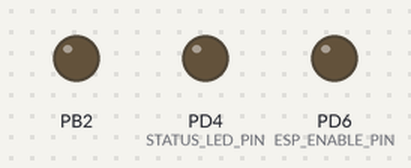
A program run on a simulated ATmega8, built with avr-gcc and emulated at 4 MHz. Parts: output pins drawn as LEDs (lit = HIGH). Pins used as bus, display or sensor lines are not drawn; what the program prints to the serial monitor is not drawn.

Above: at 0.1 s.
At 38.5 s:
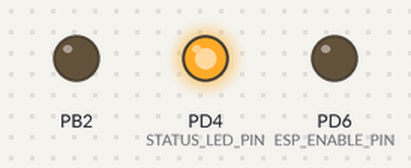
Timing chart, 0 to 40.0 s (numbered marks = the images above):
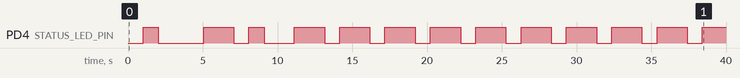

The program:

main.c
```c
/*
 * RWS AROBS.c
 *
 * Created: 7/10/2018 6:36:57 AM
 * Author : bruno.sebesi
 */
#define F_CPU 4000000
#include <avr/io.h>
#include <avr/interrupt.h>
#include <stdbool.h>
#include <stdint.h>
#include <util/delay.h>
#include "TimerModule.h"
#include "UARTModule.h"
#include "SPIModule.h"
#define SETPORTB(PIN) PORTB|=(1<<(PIN))
#define CLEARPORTB(PIN) PORTB &=~ (1<<(PIN))
#define SETPORTC(PIN) PORTC|=(1<<(PIN))
#define CLEARPORTC(PIN) PORTC &=~(1<<PIN)
#define SETPORTD(PIN) PORTD|=(1<<(PIN))
#define CLEARPORTD(PIN) PORTD &=~(1<<PIN)
#define BAUD (38400)
#define MyUBBR ((F_CPU/(8*BAUD))-1)
#define ESP_RESET_PORT DPort
#define ESP_RESET_PIN (7)
#define ESP_ENABLE_PORT DPort
#define ESP_ENABLE_PIN (6)
#define STATUS_LED_PORT DPort
#define STATUS_LED_PIN (4)
extern volatile uint32_t GlobalMillTimer;
#define SPI_SS_PORT BPort
#define SPI_SS_PIN (0)
#define SPI_CLEAR_CS280 ControlPin(SPI_SS_PORT,SPI_SS_PIN, false)
#define SPI_SET_CS280  ControlPin(SPI_SS_PORT,SPI_SS_PIN, true)

typedef enum{
	APort = 0,
	BPort,
	CPort,
	DPort,
	EPort,
	FPort } EN_Port_Type;

void ControlPin(EN_Port_Type Port2Control, uint8_t pinNr, bool pinState);
static void PrintStatus(char* MyString, uint8_t Devider, uint32_t MyValue)
{
	UARTSendString(MyString);
	//UARTSendString(": ");

	if (Devider == 1)
	{
		UartSendUdec(MyValue);
	}
	else
	{
		UARTSendChar((uint8_t)MyValue);
	}
	UartSendNewLine();
}
void EspOff(void)
{
	DDRD |= 0XC0;
	ControlPin(ESP_RESET_PORT,ESP_RESET_PIN,0);
	ControlPin(ESP_ENABLE_PORT,ESP_ENABLE_PIN,0);
}

int main(void)
{

	static char pinstate = true;
	uint8_t i;
	volatile unsigned char oldi = 0; //to check when the i variable change the value
	DDRD |= (1<< STATUS_LED_PIN);
	DDRB |= (1<< SPI_SS_PIN); //set PB0 to output because the SPI Slave select

	cli();
	Timer0Init();
	UARTInit(MyUBBR);
	sei();
	EspOff();

	SPIInit();

    /* Replace with your application code */

    while (1)
    {
		//UartSendUdec(GlobalMillTimer);
		UartSendNewLine();
		SPI_CLEAR_CS280 ;
		SPISendByte(0xD0);
		UARTSendChar(SPIRecieveByte());
		//UARTSendChar(SPIRecieveByte());
		//i = SPIRecieveByte();
		SPI_SET_CS280 ;
		//UARTSendChar(i);
		UartSendNewLine();

#if 1
		if ((GlobalMillTimer % 1000) == 0)
		{
			pinstate^=1;
			if(pinstate){ControlPin(STATUS_LED_PORT,STATUS_LED_PIN,1);}
			else{ControlPin(STATUS_LED_PORT,STATUS_LED_PIN,0);}
			PrintStatus("Timer current value: ",1, GlobalMillTimer);
		}
#endif


}
}
void ControlPin(EN_Port_Type Port2Control, uint8_t pinNr, bool pinState)
{
	static uint16_t counter = 0;
	counter++;
	switch(Port2Control) {
		case (BPort):
			if (pinState) {
				SETPORTB(pinNr);
			} else {
				CLEARPORTB(pinNr);
			}
		break;
		case(CPort):
			if(pinState){
				SETPORTC(pinNr);
			} else {
				CLEARPORTC(pinNr);
			}
		break;
		case (DPort):
			if(pinState){
				SETPORTD(pinNr);
			}else{
				CLEARPORTD(pinNr);
			}
		break;
		default:
		break;

	}
}
```

SPIModule.c
```c
/*
 * SPIModule.c
 *
 * Created: 7/30/2018 9:52:49 PM
 *  Author: bruno.sebesi
 */

#include <avr/io.h>
#include <stdint.h>
#include "SPIModule.h"

void SPIInit(void)
{
	DDRB |= (1<<5)|(1<<3)|(1<<2);

	SPCR = 0;
	SPSR = 0;
	SPSR |= (1<<SPI2X);
	SPCR |= (1<<SPE)|(1<<MSTR)/*|(1<<CPOL)|(1<<CPHA)*/|(1<<SPR0)|(1<<SPR1);
}
void SPISendByte(uint8_t SPISentMessage)
{

	SPDR = SPISentMessage;
	while(!(SPSR & (1<<SPIF))){}

}
uint8_t SPIRecieveByte(void)
{
	while(!(SPSR & (1<<SPIF))){}
	return SPDR;
}
```

SPIModule.h
```c
/*
 * SPIModule.h
 *
 * Created: 7/30/2018 9:53:07 PM
 *  Author: bruno.sebesi
 */


#ifndef SPIMODULE_H_
#define SPIMODULE_H_
void SPIInit(void);
void SPISendByte(uint8_t SPISentMessage);
uint8_t SPIRecieveByte(void);
#endif /* SPIMODULE_H_ */
```

TimerModule.c
```c
/*
 * TimerModule.c
 *
 * Created: 7/11/2018 9:31:36 PM
 *  Author: bruno.sebesi
 */
#include "TimerModule.h"
#include <avr/interrupt.h>
#include <avr/io.h>
volatile uint32_t GlobalMillTimer = 0;
void Timer0Init (void)
{
	TCCR0 = (1<<CS01)|(1<<CS00);
	TCNT0 = (193);
	TIMSK |= (1<<TOIE0);
}

ISR(TIMER0_OVF_vect)
{
	GlobalMillTimer ++;
	TCNT0 = (193);
	//PORTB ^= (1<<5);
}
```

TimerModule.h
```c
/*
 * TimerModule.h
 *
 * Created: 7/11/2018 9:32:01 PM
 *  Author: bruno.sebesi
 */


#ifndef TIMERMODULE_H_
#define TIMERMODULE_H_
void Timer0Init (void);
#endif /* TIMERMODULE_H_ */
```

UARTModule.c
```c
/*
 * UARTModule.c
 *
 * Created: 7/17/2018 9:59:30 PM
 *  Author: bruno.sebesi
 */
#include <stdint.h>
#include "UARTModule.h"
#include <avr/io.h>
#define CR  0X0D
#define LF  0X0A
void UARTInit(uint16_t ubrr){
	UCSRA = 0x00; // turn everything off
	UCSRB = 0x00;
	UCSRC = 0x00;
	UCSRA = (1<<U2X); // to increase precision use U2X
	UBRRH = 0;//(uint8_t)(ubrr>>8);
	UBRRL = 12;//(uint8_t)(ubrr);
	UCSRB = (1<<TXEN)|(1<<RXEN)/*|(1<<RXCIE)*/;
	UCSRC = (1<<URSEL)|(1<<UCSZ0)|(1<<UCSZ1);
}

void UARTSendChar(uint8_t uartMessage){
	while (!(UCSRA & (1<<UDRE))){}
	UDR = uartMessage;

}


void UARTSendString(char* myString){
	while(*myString){
		UARTSendChar(*myString);
		myString++;
	}
}
void UartSendNewLine(void){
	UARTSendChar(CR);
	UARTSendChar(LF);
}

void UartSendUdec(uint32_t n)
{
	// This function uses recursion to convert decimal number
	//   of unspecified length as an ASCII string
	if(n >= 10){
		UartSendUdec(n/10);
		n = n%10;
	}
	UARTSendChar(n+'0'); //GlobalMillTimer is between 0 and 9


}
char UARTReceiveChar(void)
{
	char MyRead = 0;
	while ( !(UCSRA & (1<<RXC)) ){}
	MyRead = UDR;
	return MyRead;
}
```

UARTModule.h
```c
/*
 * UARTModule.h
 *
 * Created: 7/17/2018 9:59:56 PM
 *  Author: bruno.sebesi
 */


#ifndef UARTMODULE_H_
#define UARTMODULE_H_
void UARTInit(uint16_t ubrr);
void UARTSendChar(uint8_t uartMessage);
void UARTSendString(char* myString);
void UartSendUdec(uint32_t n);
void UartSendNewLine(void);
char UARTReceiveChar(void);
#endif /* UARTMODULE_H_ */
```

Measured:
- by itself, PD4 (STATUS_LED_PIN): LOW → HIGH at 1.0 s, → LOW 1.0 s later, → HIGH 3.0 s later, → LOW 2.0 s later, … (25 changes in this stretch)
